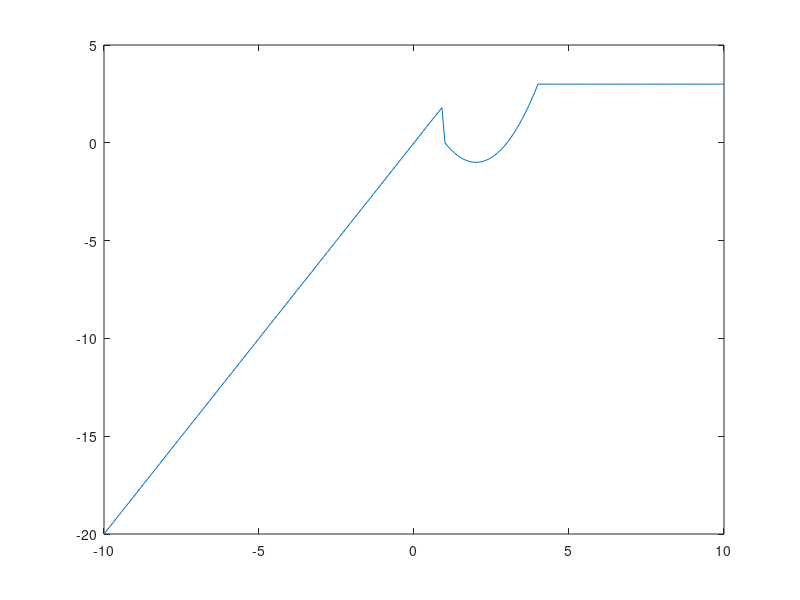

MATLAB code for this plot: (Note: this script raises an error after producing the figure.)
%Ejercicio 1: 
%Representar la funcion y=x^3+2x-1 en el dominio de definicion [-10,10]
%Anadir nombre a los ejes de coordenadas y un titulo al grafico. 
x=-10:0.1:10;
y=(x.^3)+2*x-1;
plot(x,y)

clear

%Ejercicio 2:
%Representar las funciones y1=2x-1 y2=x^2+1, y3=-x-2 e y4=2*x^3 
%pudiendo visualizarlas en distintos graficos pero en la misma ventana dividida en cuatro. 
x=-10:0.1:10;
y1=2*x-1;
y2=(x.^2)+1;
y3=-x-2;
y4=2*(x.^3);
subplot(2,2,1),plot(x,y1),title("Grafica y1");
subplot(2,2,2),plot(x,y2),title("Grafica y2");
subplot(2,2,3),plot(x,y3),title("Grafica y3");
subplot(2,2,4),plot(x,y4),title("Grafica y4");

clear 
subplot(1,1,1);

%Ejercicio 3:
%Representar la funcion a trozos: 2x (si x<1), x^2-4x+3 (si 1<=x<=4)
%y 3 (si x>4) como una funcin a trozos.
x=-10:0.1:10;
f=(x<1).*(2*x)+((x>=1)&(x<=4)).*(x.^2-4*x+3)+(x>4).*3;  
plot(x,f)

clear

%Ejercicio 4:
%Utiliza el comando limit para calcular los limites laterales
%de la funcion tangente en el punto pi/2. Que responde Matlab si
%intentamos calcular directamente el limite de la tangente en ese punto?

syms x;
y=tan(x);
%Limites laterales:
limit((y),x,(pi/2),"left")     %+infinito
limit((y),x,(pi/2),"right")    %-infinito
%Limite directo:
limit((y),x,(pi/2))            %lim no existe, los laterales dan +-infinito

clear

%Ejercicio 5:
%Estudia la existencia de asintotas horizontales y verticales
%de f(x)=(3x^2+6x-1)/(x^2+x-3)
syms x;
y=(3*x.^2+6*x-1)/(x.^2+x-3);
%A.V
p=[1,1,-3];
r=roots(p)
limit((y),x,-2.3028,"left")  %= 6824147/549
limit((y),x,-2.3028,"right") %= 6824147/549
limit((y),x,1.3028,"left")   %= 74429147/549
limit((y),x,1.3028,"right")  %= 74429147/549
%No hay A.V

%A.H
limit((y),x,Inf,"left")      %= 3
limit((y),x,-Inf,"right")    %= 3
%Hay A.H en (y = 3)

clear

%Ejercicio 6: Utilizar el criterio de la derivada segunda para hallar los
%extremos relativos de la funcion f(x)=3x^2+6x-1)/(x^2+x-3).
%Encontrar tambien puntos de inflexion, si es que existen.
%C.2a derivada: <0 max, >0 min.

syms x;
f=(3*x.^2+6*x-1)/(x.^2+x-3);
f1=diff(f,x);
f2=diff(f1,x);
limit((f2),x,0) %= P.I (-82/27 , 6159/2323) 
solve(f)
subs(f,x,(limit((f2),x,0)))%=(Imagen para el P.I de la linea 80)
fplot(f2,[-30 30]),title("Max y min"); grid on; zoom on;

